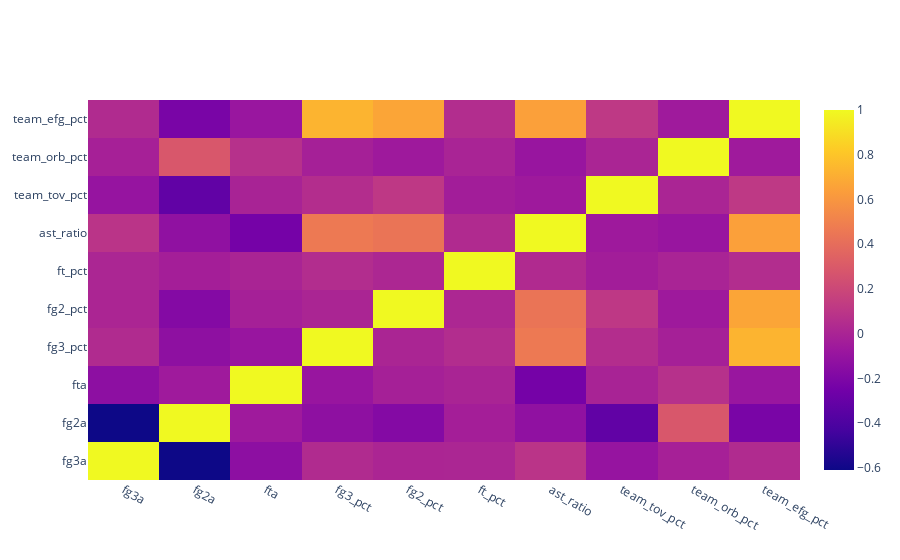

This figure's notebook cell:
### Markdown cell above
### Heatmap for feature correlation

### Code cell
import plotly.graph_objects as go

def heatmap(vars_heat: list):
    fig = go.Figure(data=go.Heatmap(
                    z=model_data[vars_heat].corr(),
                    x=model_data[vars_heat].columns,
                    y=model_data[vars_heat].columns,
                    hoverongaps=False))
    fig.show()

heatmap(x_vars)

### Figure 1 — Plotly figure (JSON) as saved in the notebook; plotly's stock layout.template omitted (floating-point values rounded to 4 significant figures)
{"data": [{"hoverongaps": false, "type": "heatmap", "x": ["fg3a", "fg2a", "fta", "fg3_pct", "fg2_pct", "ft_pct", "ast_ratio", "team_tov_pct", "team_orb_pct", "team_efg_pct"], "y": ["fg3a", "fg2a", "fta", "fg3_pct", "fg2_pct", "ft_pct", "ast_ratio", "team_tov_pct", "team_orb_pct", "team_efg_pct"], "z": [[1, -0.6094, -0.137, 0.03769, 0.005656, 0.009427, 0.09127, -0.1001, -0.02082, 0.03613], [-0.6094, 1, -0.05801, -0.1305, -0.176, -0.03186, -0.1221, -0.3199, 0.2837, -0.2222], [-0.137, -0.05801, 1, -0.08813, -0.0229, -0.002044, -0.24, -0.007852, 0.07005, -0.08395], [0.03769, -0.1305, -0.08813, 1, 0.005588, 0.04851, 0.4623, 0.05036, -0.02206, 0.7304], [0.005656, -0.176, -0.0229, 0.005588, 1, 0.01469, 0.4379, 0.1115, -0.06067, 0.6659], [0.009427, -0.03186, -0.002044, 0.04851, 0.01469, 1, 0.03569, -0.03829, -0.002839, 0.04734], [0.09127, -0.1221, -0.24, 0.4623, 0.4379, 0.03569, 1, -0.06012, -0.0906, 0.645], [-0.1001, -0.3199, -0.007852, 0.05036, 0.1115, -0.03829, -0.06012, 1, 0.004935, 0.115], [-0.02082, 0.2837, 0.07005, -0.02206, -0.06067, -0.002839, -0.0906, 0.004935, 1, -0.05688], [0.03613, -0.2222, -0.08395, 0.7304, 0.6659, 0.04734, 0.645, 0.115, -0.05688, 1]]}], "layout": {}}
